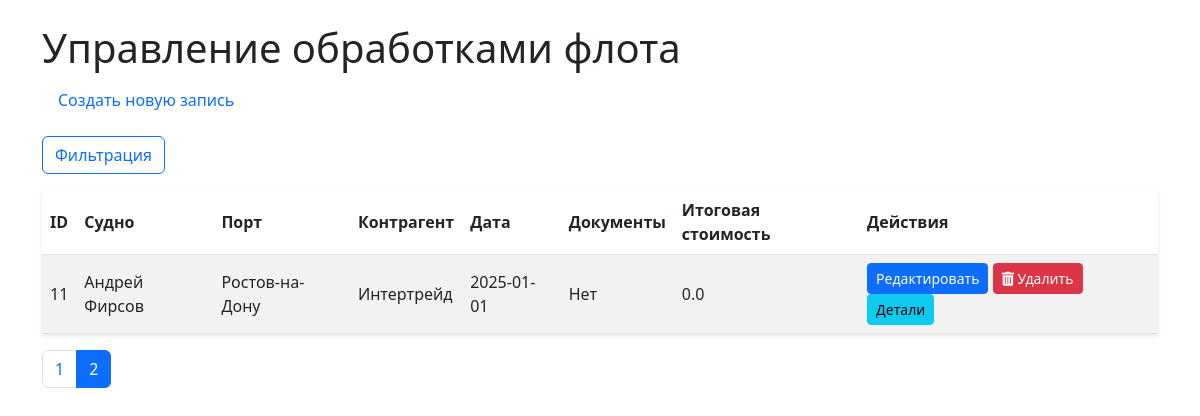
The app's page /?page=2&per_page=10&sort_order=desc with its own data.
### models/schemas.py (models this page shows)
class Operation(Base):
    __tablename__ = "operations"
    id = Column(Integer, primary_key=True, index=True)
    ship_id = Column(Integer, ForeignKey("ships.id"))
    port_id = Column(Integer, ForeignKey("ports.id"))
    contractor_id = Column(Integer, ForeignKey("contractors.id"))
    date = Column(Date)
    has_documents = Column(Boolean, default=False)
    document_path = Column(String, nullable=True)
    ship = relationship("Ship")
    port = relationship("Port")
    contractor = relationship("Contractor")
    items = relationship("OperationItem", back_populates="operation", cascade="all, delete-orphan")

class Ship(Base):
    __tablename__ = "ships"
    id = Column(Integer, primary_key=True, index=True)
    name = Column(String, unique=True, index=True)

class Port(Base):
    __tablename__ = "ports"
    id = Column(Integer, primary_key=True, index=True)
    name = Column(String, unique=True, index=True)

class Contractor(Base):
    __tablename__ = "contractors"
    id = Column(Integer, primary_key=True, index=True)
    name = Column(String, unique=True, index=True)

### routers/operations.py (the view)
@router.get("/", response_class=HTMLResponse)
async def list_operations(
    request: Request,
    ship_ids: list[int] = Query(None),
    start_date: str = None,
    end_date: str = None,
    port_ids: list[int] = Query(None),
    contractor_ids: list[int] = Query(None),
    sort_order: str = "desc",
    page: int = 1,
    per_page: int = 10,
    db: Session = Depends(get_db)
):
    query = db.query(Operation)
    if ship_ids:
        query = query.filter(Operation.ship_id.in_(ship_ids))
    if start_date:
        try:
            start_date_obj = datetime.strptime(start_date, "%Y-%m-%d").date()
            query = query.filter(Operation.date >= start_date_obj)
        except ValueError:
            pass
    if end_date:
        try:
            end_date_obj = datetime.strptime(end_date, "%Y-%m-%d").date()
            query = query.filter(Operation.date <= end_date_obj)
        except ValueError:
            pass
    if port_ids:
        query = query.filter(Operation.port_id.in_(port_ids))
    if contractor_ids:
        query = query.filter(Operation.contractor_id.in_(contractor_ids))
    if sort_order.lower() == "asc":
        query = query.order_by(Operation.date.asc())
    else:
        query = query.order_by(Operation.date.desc())
    total = query.count()
    operations = query.offset((page - 1) * per_page).limit(per_page).all()
    total_costs = {}
    for op in operations:
        total_cost = db.query(func.sum(OperationItem.cost)).filter(
            OperationItem.operation_id == op.id
        ).scalar() or 0.0
        total_costs[op.id] = total_cost
    selected_ship_ids = [str(id) for id in ship_ids or []]
    selected_port_ids = [str(id) for id in port_ids or []]
    selected_contractor_ids = [str(id) for id in contractor_ids or []]
    ships = db.query(Ship).order_by(Ship.name).all()
    ports = db.query(Port).order_by(Port.name).all()
    contractors = db.query(Contractor).order_by(Contractor.name).all()
    return templates.TemplateResponse("list.html", {
        "request": request,
        "operations": operations,
        "total_costs": total_costs,
        "ships": ships,
        "ports": ports,
        "contractors": contractors,
        "selected_ship_ids": selected_ship_ids,
        "selected_start_date": start_date,
        "selected_end_date": end_date,
        "selected_port_ids": selected_port_ids,
        "selected_contractor_ids": selected_contractor_ids,
        "sort_order": sort_order,
        "total_pages": (total // per_page) + (1 if total % per_page else 0),
        "current_page": page,
        "per_page": per_page
    })

### templates/list.html (shortened to what this page needs)
<!DOCTYPE html>
<html lang="ru">
<head>
    <link href="/static/css/styles.css" rel="stylesheet">
    <link href="https://cdn.jsdelivr.net/npm/bootstrap@5.3.0/dist/css/bootstrap.min.css" rel="stylesheet">
    <link href="https://cdn.jsdelivr.net/npm/select2@4.1.0-rc.0/dist/css/select2.min.css" rel="stylesheet">
    <link href="https://cdnjs.cloudflare.com/ajax/libs/font-awesome/5.15.4/css/all.min.css" rel="stylesheet">
</head>
<body>
    <div class="container mt-4">
        <h1>Управление обработками флота</h1>
        <nav class="nav mb-3">
            <a class="nav-link" href="/create">Создать новую запись</a>
        </nav>
        <button class="btn btn-outline-primary mb-3" type="button" data-bs-toggle="collapse" data-bs-target="#filterCollapse" aria-expanded="false" aria-controls="filterCollapse">
            Фильтрация
        </button>
        <table class="table table-striped">
            <thead>
                <tr>
                    <th>ID</th>
                    <th>Судно</th>
                    <th>Порт</th>
                    <th>Контрагент</th>
                    <th>Дата</th>
                    <th>Документы</th>
                    <th>Итоговая стоимость</th>
                    <th>Действия</th>
                </tr>
            </thead>
            <tbody>
                {% for operation in operations %}
                <tr>
                    <td>{{ operation.id }}</td>
                    <td>{{ operation.ship.name }}</td>
                    <td>{{ operation.port.name }}</td>
                    <td>{{ operation.contractor.name }}</td>
                    <td>{{ operation.date }}</td>
                    <td>{{ "Да" if operation.has_documents else "Нет" }}</td>
                    <td>{{ total_costs[operation.id] | float | round(2) }}</td>
                    <td>
                        <a href="/edit/{{ operation.id }}" class="btn btn-sm btn-primary">Редактировать</a>
                        <button type="button" class="btn btn-sm btn-danger"
                                data-bs-toggle="modal" data-bs-target="#deleteModal"
                                onclick="prepareDelete({{ operation.id }})">
                            <i class="fas fa-trash-alt"></i> Удалить
                        </button>
                        <button type="button" class="btn btn-sm btn-info" data-bs-toggle="modal" data-bs-target="#operationModal" onclick="fetchOperation({{ operation.id }})">Детали</button>
                    </td>
                </tr>
                {% endfor %}
            </tbody>
        </table>
        <nav>
            <ul class="pagination">
                {% for p in range(1, total_pages + 1) %}
                <li class="page-item {% if p == current_page %}active{% endif %}">
                    <a class="page-link" href="?page={{ p }}&per_page={{ per_page }}{% if sort_order %}&sort_order={{ sort_order }}{% endif %}">{{ p }}</a>
                </li>
                {% endfor %}
            </ul>
        </nav>
    </div>
</body>
</html>

### static/css/styles.css (style rules this page uses)
body { font-family: Arial, sans-serif; }
.table { border-collapse: separate; border-spacing: 0; box-shadow: 0 2px 4px rgba(0, 0, 0, 0.1); }
.table th, .table td { vertical-align: middle; }
.table th { background-color: #f8f9fa; }
.btn-sm { padding: 0.25rem 0.5rem; font-size: 0.875rem; }
.container { max-width: 1200px; }

### records on screen
Operation: id "11", ship.name "Андрей Фирсов", port.name "Ростов-на-Дону", contractor.name "Интертрейд", date "2025-01-01", has_documents "Нет", total_costs "0.0"

### other values on screen
{{ p }} "1" "2"
